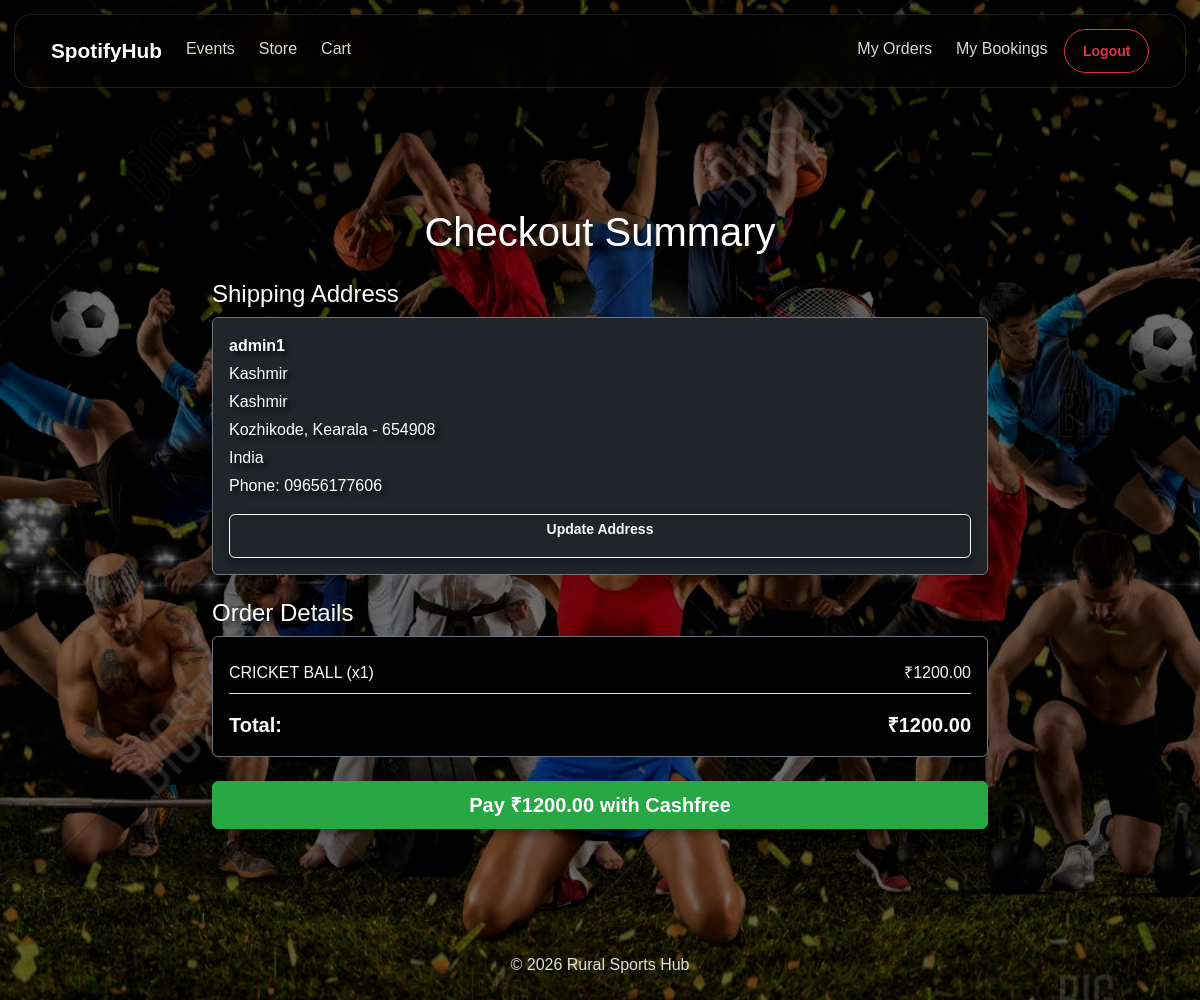
The app's page /store/checkout/ (signed in) with its own data.
### store/models.py (models this page shows, shortened)
class Address(models.Model):
    user = models.ForeignKey(User, on_delete=models.CASCADE)
    full_name = models.CharField(max_length=255)
    address_line_1 = models.CharField(max_length=255)
    address_line_2 = models.CharField(
        max_length=255, blank=True, null=True
    )
    city = models.CharField(max_length=100)
    state = models.CharField(max_length=100)
    postal_code = models.CharField(max_length=20)
    country = models.CharField(max_length=100)
    phone_number = models.CharField(max_length=20)

class CartItem(models.Model):
    cart = models.ForeignKey(
        Cart,
        on_delete=models.CASCADE,
        related_name="items"
    )
    product = models.ForeignKey(
        Product,
        on_delete=models.CASCADE,
        null=True,
        blank=True
    )
    event = models.ForeignKey(
        Event,
        on_delete=models.CASCADE,
        null=True,
        blank=True
    )
    quantity = models.PositiveIntegerField(default=1)
    def sub_total(self):
        if self.product:
            return self.product.price * self.quantity
        if self.event:
            return self.event.price * self.quantity
        return Decimal("0.00")

class Product(models.Model):
    name = models.CharField(max_length=100)
    description = models.TextField()
    price = models.DecimalField(max_digits=10, decimal_places=2)
    stock = models.PositiveIntegerField()
    image = models.ImageField(upload_to="products/")
    is_active = models.BooleanField(default=True)
    description = models.TextField(blank=True)
    created_at = models.DateTimeField(auto_now_add=True)

### store/views.py (the view)
# urls.py: path("checkout/", views.checkout, name="checkout"),
@login_required
def checkout(request):
    cart, _ = Cart.objects.get_or_create(user=request.user)
    buy_now_product_id = request.GET.get("buy_now")
    if buy_now_product_id:
        request.session["buy_now"] = buy_now_product_id
    else:
        request.session.pop("buy_now", None)
    if buy_now_product_id:
        product = get_object_or_404(Product, id=buy_now_product_id)
        cart_items = [{
            "product": product,
            "quantity": 1,
            "sub_total": product.price
        }]
        total_amount = product.price
    else:
        cart_items_qs = cart.items.all()
        if not cart_items_qs.exists():
            messages.warning(request, "Your cart is empty.")
            return redirect("store:shop")
        cart_items = cart_items_qs
        total_amount = sum(item.sub_total() for item in cart_items_qs)
    address = Address.objects.filter(user=request.user).first()
    return render(request, "store/checkout.html", {
        "cart_items": cart_items,
        "total_amount": total_amount,
        "address": address,
        "buy_now": buy_now_product_id,
    })

### templates/store/checkout.html (shortened to what this page needs)
{% extends "base.html" %}
{% load static %}
{% block content %}
<div class="container my-5" style="max-width: 800px;">
    <h1 class="mb-4 text-center">Checkout Summary</h1>
    <div class="mb-4">
        <h4>Shipping Address</h4>
        {% if address %}
            <div class="card bg-dark text-light border-secondary p-3">
                <p class="fw-bold mb-1">
                    {{ request.user.get_full_name|default:request.user.username }}
                </p>
                <p class="mb-1">{{ address.address_line_1 }}</p>
                {% if address.address_line_2 %}
                    <p class="mb-1">{{ address.address_line_2 }}</p>
                {% endif %}
                <p class="mb-1">
                    {{ address.city }}, {{ address.state }} - {{ address.postal_code }}
                </p>
                <p class="mb-1">{{ address.country }}</p>
                <p class="mb-0">Phone: {{ address.phone_number }}</p>
                <a href="{% url 'store:add_address' %}"
                   class="btn btn-sm btn-outline-light mt-3">
                    Update Address
                </a>
            </div>
        {% else %}
            <div class="alert alert-warning">
                No shipping address found.
                <a href="{% url 'store:add_address' %}">Add address</a>
            </div>
        {% endif %}
    </div>
    <div class="mb-4">
        <h4>Order Details</h4>
        <div class="card bg-black text-light border-secondary p-3">
            {% for item in cart_items %}
                <div class="d-flex justify-content-between border-bottom py-2">
                    <span>
                        {{ item.product.name }} (x{{ item.quantity }})
                    </span>
                    <span>₹{{ item.sub_total|floatformat:2 }}</span>
                </div>
            {% endfor %}
            <div class="d-flex justify-content-between fw-bold fs-5 mt-3">
                <span>Total:</span>
                <span>₹{{ total_amount|floatformat:2 }}</span>
            </div>
        </div>
    </div>
    <button id="pay-btn"
            class="btn btn-success btn-lg w-100"
            {% if not address %}disabled{% endif %}>
        Pay ₹{{ total_amount|floatformat:2 }} with Cashfree
    </button>
</div>
{% endblock %}

### staticfiles/css/style.css (style rules this page uses)
* { box-sizing: border-box; }
body { font-family: Arial, sans-serif; color: #fff; min-height: 100vh; margin: 0; padding-top: 120px; background-repeat: no-repeat; background-position: center top; background-size: cover; }
body::before { content: ""; position: fixed; inset: 0; will-change: transform; background-image: url("../images/bg.jpg"); background-size: cover; background-position: center top; background-repeat: no-repeat; filter: brightness(0.45) contrast(1.05); z-index: -1; }
h1, h2, h3, h4, p, .lead { color: #ffffff; text-shadow: 4px 4px 4px rgba(0,0,0,0.7); }
.btn { font-weight: 600; border-radius: 6px; box-shadow: 0 4px 10px rgba(0,0,0,0.4); transition: transform 0.2s ease; }
.btn-success { background-color: #28a745; border-color: #28a745; }
.btn { transition: transform 0.2s ease, box-shadow 0.2s ease; }
button, a { min-height: 44px; }

### records on screen
Address: address_line_1 "Kashmir", address_line_2 "Kashmir", city "Kozhikode", state "Kearala", postal_code "654908", country "India", phone_number "09656177606"
CartItem: product.name "CRICKET BALL", quantity "1", sub_total "1200.00"

### other values on screen
{{ request.user.get_full_name|default:request.user.username }} "admin1"
{{ total_amount|floatformat:2 }} "1200.00"
